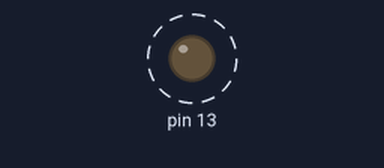
The sketch below on a simulated Arduino Uno, built with avr-gcc and run on an emulated ATmega328P. On the bench: output pins drawn as LEDs (lit = HIGH). Dashed ring = blinking.

Above: at 0.5 s.
Timing chart, 0 to 4.6 s (numbered marks = the images above):
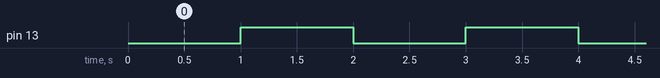

Measured:
- by itself, pin 13: alternates HIGH for 1.0 s and LOW for 1.0 s

The sketch:

problema_1.ino
```cpp
#define INTERVALO 1000
unsigned long tempo_anterior = 0;
bool estado = 0;


void setup() {
  pinMode(13, OUTPUT);

}

void loop() {
  unsigned long tempo_atual = millis();
  if ((tempo_atual - tempo_anterior) >= INTERVALO ) {
    estado = !estado;
    digitalWrite(13, estado);
    tempo_anterior = tempo_atual;
  }

}
```
